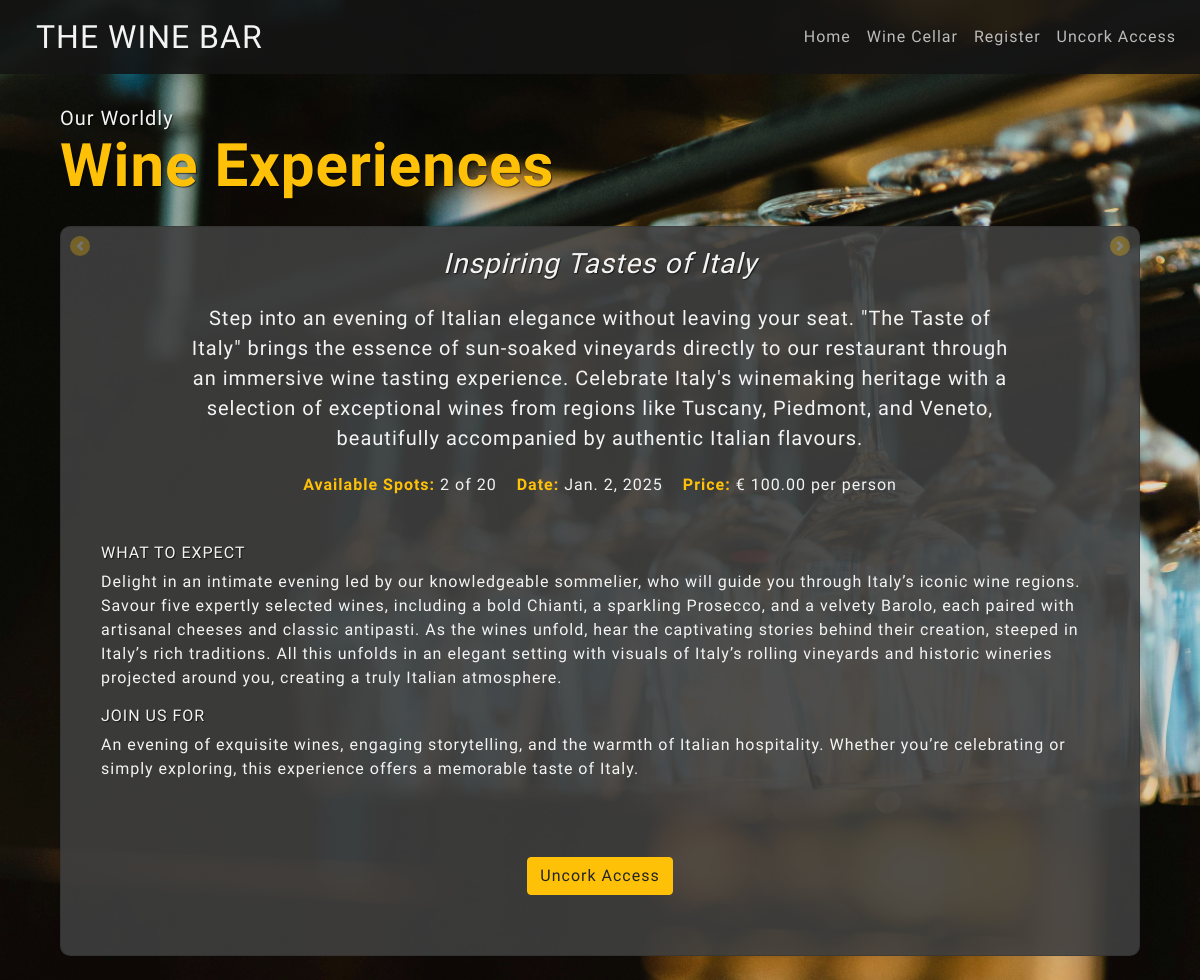
The page /wine_cellar/ on the database as committed earlier.
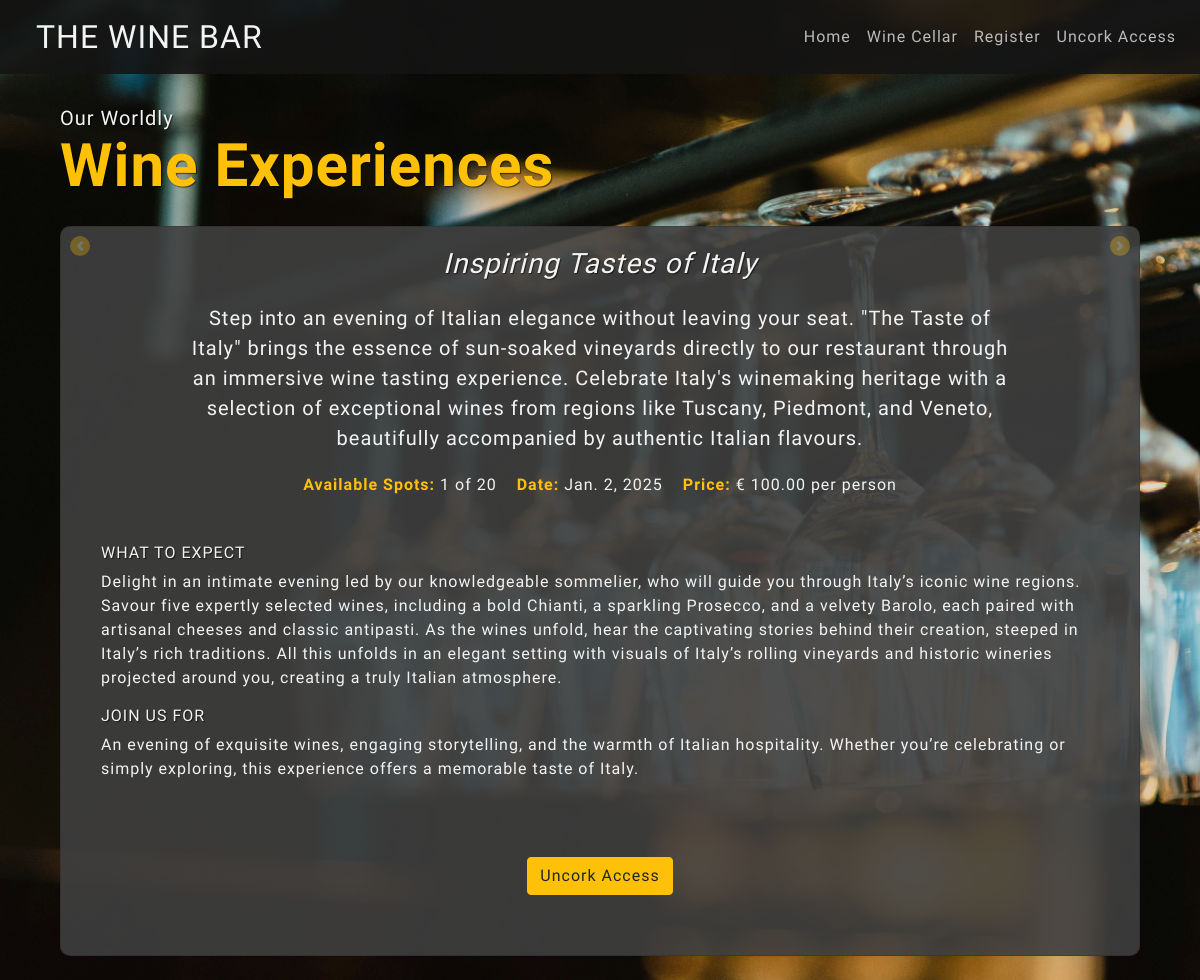
The same page on the database as committed later.
### bookings/models.py (models this page shows, shortened)
class WineCellar(models.Model):
    title = models.CharField(max_length=255)
    description = models.TextField()
    price = models.DecimalField(max_digits=10, decimal_places=2)
    date = models.DateField()
    available_spots = models.PositiveIntegerField()
    total_spots = models.PositiveIntegerField()
    what_to_expect = models.TextField()
    join_us_for = models.TextField()

### bookings/views.py (the view)
# urls.py: path("", views.wine_list, name="wine_cellar"),
def wine_list(request):
    wines = WineCellar.objects.all()
    return render(request, "bookings/wine_cellar.html", {"wines": wines})

### bookings/templates/bookings/wine_cellar.html (shortened to what this page needs)
{% extends "layout.html" %}
{% block content %}
  <div class="container mt-4">
    <h1 class="mb-4">
      Our Worldly
      <br>
      <strong>Wine Experiences</strong>
    </h1>
    <div id="wineCarousel"
         class="carousel slide"
         data-ride="carousel"
         data-interval="false">
      <div class="carousel-inner">
        {% for wine in wines %}
          <div class="carousel-item {% if forloop.first %}active{% endif %}">
            <div class="card">
              <div class="card-body">
                <h5 class="card-title">{{ wine.title }}</h5>
                <p class="card-text">{{ wine.description }}</p>
                <div id="info">
                  <p>
                    <strong>Available Spots:</strong> {{ wine.available_spots }} of {{ wine.total_spots }}
                  </p>
                  <p>
                    <strong>Date:</strong> {{ wine.date }}
                  </p>
                  <p>
                    <strong>Price:</strong> € {{ wine.price }} per person
                  </p>
                </div>
                <div class="about_tasting">
                  <h6>What to Expect</h6>
                  <p>{{ wine.what_to_expect }}</p>
                  <h6>Join Us For</h6>
                  <p>{{ wine.join_us_for }}</p>
                </div>
                {% if user.is_authenticated %}
                  <button type="button" class="btn btn-warning" data-toggle="modal" data-target="#bookingModal" data-wine-id="{{ wine.id }}">Book Now</button>
                {% else %}
                  <a href="{% url 'bookings:register' %}" class="btn btn-warning">Uncork Access</a>
                {% endif %}
              </div>
            </div>
          </div>
        {% endfor %}
      </div>
      <a class="carousel-control-prev"
         href="#wineCarousel"
         role="button"
         data-slide="prev">
        <span class="carousel-control-prev-icon" aria-hidden="true"></span>
      </a>
      <a class="carousel-control-next"
         href="#wineCarousel"
         role="button"
         data-slide="next">
        <span class="carousel-control-next-icon" aria-hidden="true"></span>
      </a>
    </div>
  </div>
{% endblock content %}
{% block scripts %}
  {% load static %}
{% endblock scripts %}

### templates/layout.html (shortened to what this page needs)
<!DOCTYPE html>
{% load static %}
<html lang="en">
  <head>
    <link rel="stylesheet"
          href="https://stackpath.bootstrapcdn.com/bootstrap/4.5.2/css/bootstrap.min.css">
    <link rel="stylesheet" href="{% static 'css/styles.css' %}">
  </head>
  <body>
    <nav class="navbar navbar-expand-lg navbar-light bg-light">
      <a class="navbar-brand" href="{% url 'winery' %}">THE WINE BAR</a>
      <div class="collapse navbar-collapse" id="navbarNav">
        <ul class="navbar-nav ml-auto">
          <li class="nav-item">
            <a class="nav-link" href="{% url 'winery' %}">Home</a>
          </li>
          <li class="nav-item">
            <a class="nav-link" href="{% url 'bookings:wine_cellar' %}">Wine Cellar</a>
          </li>
          {% if user.is_authenticated %}
            <li class="nav-item">
              <a class="nav-link" href="{% url 'bookings:profile' %}">Profile</a>
            </li>
            <li class="nav-item">
              <a class="btn btn-link nav-link"
                 href="#"
                 data-toggle="modal"
                 data-target="#logoutConfirmationModal">Logout</a>
            </li>
          {% else %}
            <li class="nav-item">
              <a class="nav-link" href="{% url 'bookings:register' %}">Register</a>
            </li>
            <li class="nav-item">
              <a class="nav-link" href="{% url 'bookings:login' %}">Uncork Access</a>
            </li>
          {% endif %}
        </ul>
      </div>
    </nav>
    <main class="container my-4">
      {% block content %}{% endblock content %}
    </main>
  </body>
</html>

### static/css/styles.css (style rules this page uses)
:root { --text-color: rgb(243, 243, 243); --text-color2: rgb(187, 187, 187); --text-color3: rgb(152, 152, 152); --text-alert: rgb(211, 25, 44); --gold-color: #ffc107; --bg-color: rgba(71, 71, 71, 0.9); --bg-color2: rgba(21, 21, 21, 0.9); --all-tsh: 1px 1px 1px rgba(0, 0, 0, 0.6); }
body { font-family: 'Della Respira', serif; letter-spacing: 1px; background-image: url('/static/media/empty_glasses.jpg'); background-size: cover; background-repeat: no-repeat; background-attachment: fixed; background-position: center; color: var(--text-color); }
body::after { content: ''; position: fixed; top: 0; left: 0; width: 100%; height: 100%; background-color: rgba(41, 41, 41, 0.1); z-index: 1; }
body * { position: relative; z-index: 2; }
.bg-light { background-color: var(--bg-color2) !important; display: flex; }
.navbar-light .navbar-brand { margin-left: 20px; color: var(--text-color); font-size: 2rem; }
.navbar-light .navbar-nav .nav-link { color: var(--text-color2); }
.mb-4 { margin-top: 2rem; margin-bottom: 1.5rem !important; color: var(--text-color); font-size: 1.25rem; text-shadow: var(--all-tsh); }
.mb-4 strong { color: var(--gold-color); font-size: 3.75rem; }
.carousel-control-next, .carousel-control-prev { z-index: 4; width: 10%; opacity: 0.3; color: var(--text-color); background-color: var(--gold-color); height: 20px; width: 20px; border-radius: 50%; padding: 5px; margin: 10px; }
.card { border-radius: 10px; color: var(--text-color); background-color: rgba(64, 64, 64, 0.9); height: 100%; }
.card-body { display: flex; flex-direction: column; justify-content: space-evenly; align-items: center; height: 100%; }
.card-title { font-size: 1.75rem; text-align: center; font-style: italic; text-shadow: var(--all-tsh); }
.card-text { font-size: 1.25rem; max-width: 80%; margin: 10px auto; text-align: center; }
#info { margin: 0 auto; display: flex; }
#info p { padding: 10px; font-size: 1rem; text-align: center; }
#info strong { color: var(--gold-color); }
.about_tasting { margin: 20px; }
.about_tasting h6 { font-size: 1rem; text-transform: uppercase; text-shadow: 1px 1px 1px rgba(0, 0, 0, 0.6); }
.btn-warning, .btn-primary, .btn-secondary { display: flex; justify-content: center; align-items: center; margin: 40px auto; max-width: 70%; }

Rows that differ between the two databases and show on the page:
changed WineCellar "Inspiring Tastes of Italy": available_spots "2" → "1"
